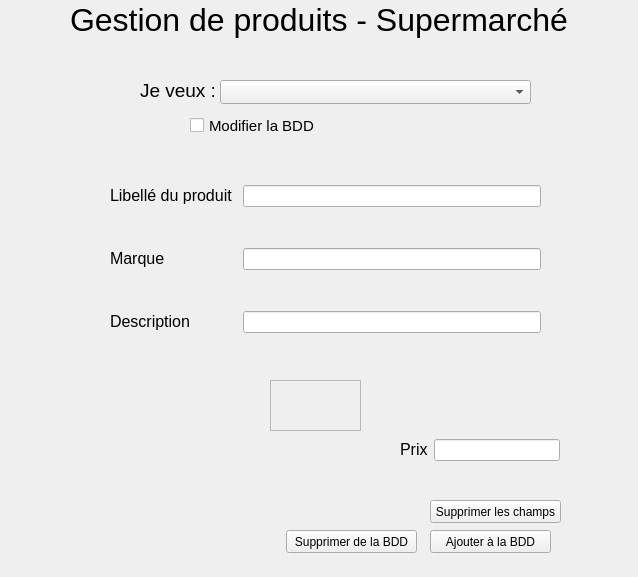
<?xml version="1.0" encoding="UTF-8"?>
<ui version="4.0">
 <class>Fenetre</class>
 <widget class="QWidget" name="Fenetre">
  <property name="geometry">
   <rect>
    <x>0</x>
    <y>0</y>
    <width>638</width>
    <height>577</height>
   </rect>
  </property>
  <property name="windowTitle">
   <string>Fenetre</string>
  </property>
  <widget class="QWidget" name="gridLayoutWidget">
   <property name="geometry">
    <rect>
     <x>110</x>
     <y>150</y>
     <width>431</width>
     <height>221</height>
    </rect>
   </property>
   <layout class="QGridLayout" name="gridLayoutLibelleMaqueDescription">
    <item row="0" column="0">
     <widget class="QLabel" name="labelLibelle">
      <property name="text">
       <string>&lt;html&gt;&lt;head/&gt;&lt;body&gt;&lt;p&gt;&lt;span style=&quot; font-size:12pt;&quot;&gt;Libellé du produit	&lt;/span&gt;&lt;/p&gt;&lt;/body&gt;&lt;/html&gt;</string>
      </property>
     </widget>
    </item>
    <item row="2" column="0">
     <widget class="QLabel" name="labelDescription">
      <property name="text">
       <string>&lt;html&gt;&lt;head/&gt;&lt;body&gt;&lt;p&gt;&lt;span style=&quot; font-size:12pt;&quot;&gt;Description		&lt;/span&gt;&lt;/p&gt;&lt;/body&gt;&lt;/html&gt;</string>
      </property>
     </widget>
    </item>
    <item row="1" column="1">
     <widget class="QLineEdit" name="lineEditMarque"/>
    </item>
    <item row="1" column="0">
     <widget class="QLabel" name="labelMarque">
      <property name="text">
       <string>&lt;html&gt;&lt;head/&gt;&lt;body&gt;&lt;p&gt;&lt;span style=&quot; font-size:12pt;&quot;&gt;Marque	&lt;/span&gt;&lt;/p&gt;&lt;/body&gt;&lt;/html&gt;</string>
      </property>
     </widget>
    </item>
    <item row="0" column="1">
     <widget class="QLineEdit" name="lineEditLibelle"/>
    </item>
    <item row="2" column="1">
     <widget class="QLineEdit" name="lineEditDescription"/>
    </item>
   </layout>
  </widget>
  <widget class="QWidget" name="gridLayoutWidget_2">
   <property name="geometry">
    <rect>
     <x>400</x>
     <y>410</y>
     <width>160</width>
     <height>80</height>
    </rect>
   </property>
   <layout class="QGridLayout" name="gridLayoutPrix">
    <item row="0" column="0">
     <widget class="QLabel" name="labelPrix">
      <property name="text">
       <string>&lt;html&gt;&lt;head/&gt;&lt;body&gt;&lt;p&gt;&lt;span style=&quot; font-size:12pt;&quot;&gt;Prix&lt;/span&gt;&lt;/p&gt;&lt;/body&gt;&lt;/html&gt;</string>
      </property>
     </widget>
    </item>
    <item row="0" column="1">
     <widget class="QLineEdit" name="lineEditPrix"/>
    </item>
   </layout>
  </widget>
  <widget class="QPushButton" name="pushButtonDeleteFromDB">
   <property name="geometry">
    <rect>
     <x>286</x>
     <y>530</y>
     <width>131</width>
     <height>23</height>
    </rect>
   </property>
   <property name="styleSheet">
    <string notr="true"/>
   </property>
   <property name="text">
    <string>Supprimer de la BDD</string>
   </property>
  </widget>
  <widget class="QPushButton" name="pushButtonInsertToDB">
   <property name="geometry">
    <rect>
     <x>430</x>
     <y>530</y>
     <width>121</width>
     <height>23</height>
    </rect>
   </property>
   <property name="styleSheet">
    <string notr="true"/>
   </property>
   <property name="text">
    <string>Ajouter à la BDD</string>
   </property>
  </widget>
  <widget class="QLabel" name="labelTitle">
   <property name="geometry">
    <rect>
     <x>70</x>
     <y>0</y>
     <width>511</width>
     <height>41</height>
    </rect>
   </property>
   <property name="text">
    <string>&lt;html&gt;&lt;head/&gt;&lt;body&gt;&lt;p&gt;&lt;span style=&quot; font-size:24pt;&quot;&gt;Gestion de produits - Supermarché&lt;/span&gt;&lt;/p&gt;&lt;/body&gt;&lt;/html&gt;</string>
   </property>
  </widget>
  <widget class="QPushButton" name="pushButtonClearInputs">
   <property name="geometry">
    <rect>
     <x>430</x>
     <y>500</y>
     <width>131</width>
     <height>23</height>
    </rect>
   </property>
   <property name="styleSheet">
    <string notr="true"/>
   </property>
   <property name="text">
    <string>Supprimer les champs</string>
   </property>
  </widget>
  <widget class="QLabel" name="labelJeVeux">
   <property name="geometry">
    <rect>
     <x>140</x>
     <y>70</y>
     <width>81</width>
     <height>41</height>
    </rect>
   </property>
   <property name="text">
    <string>&lt;html&gt;&lt;head/&gt;&lt;body&gt;&lt;p&gt;&lt;span style=&quot; font-size:14pt;&quot;&gt;Je veux :&lt;/span&gt;&lt;/p&gt;&lt;/body&gt;&lt;/html&gt;</string>
   </property>
  </widget>
  <widget class="QComboBox" name="comboBoxFeature">
   <property name="enabled">
    <bool>true</bool>
   </property>
   <property name="geometry">
    <rect>
     <x>220</x>
     <y>80</y>
     <width>311</width>
     <height>24</height>
    </rect>
   </property>
   <item>
    <property name="text">
     <string/>
    </property>
   </item>
   <item>
    <property name="text">
     <string>Ajouter un produit à la base de données</string>
    </property>
   </item>
   <item>
    <property name="text">
     <string>Supprimer un produit de la base de données</string>
    </property>
   </item>
   <item>
    <property name="text">
     <string>Consulter la base de données</string>
    </property>
   </item>
  </widget>
  <widget class="QTableWidget" name="tableWidgetDBTable">
   <property name="enabled">
    <bool>false</bool>
   </property>
   <property name="geometry">
    <rect>
     <x>270</x>
     <y>380</y>
     <width>91</width>
     <height>51</height>
    </rect>
   </property>
   <property name="tabKeyNavigation">
    <bool>false</bool>
   </property>
   <property name="showDropIndicator" stdset="0">
    <bool>false</bool>
   </property>
   <property name="showGrid">
    <bool>true</bool>
   </property>
  </widget>
  <widget class="QCheckBox" name="checkBoxUpdateDB">
   <property name="geometry">
    <rect>
     <x>190</x>
     <y>110</y>
     <width>161</width>
     <height>31</height>
    </rect>
   </property>
   <property name="styleSheet">
    <string notr="true">font-size:15px;
color:black;</string>
   </property>
   <property name="text">
    <string>Modifier la BDD</string>
   </property>
  </widget>
  <widget class="QLabel" name="labelWhoAmI">
   <property name="geometry">
    <rect>
     <x>0</x>
     <y>560</y>
     <width>261</width>
     <height>16</height>
    </rect>
   </property>
   <property name="text">
    <string/>
   </property>
  </widget>
  <zorder>tableWidgetDBTable</zorder>
  <zorder>gridLayoutWidget</zorder>
  <zorder>gridLayoutWidget_2</zorder>
  <zorder>pushButtonDeleteFromDB</zorder>
  <zorder>pushButtonInsertToDB</zorder>
  <zorder>labelTitle</zorder>
  <zorder>pushButtonClearInputs</zorder>
  <zorder>labelJeVeux</zorder>
  <zorder>comboBoxFeature</zorder>
  <zorder>checkBoxUpdateDB</zorder>
  <zorder>labelWhoAmI</zorder>
 </widget>
 <resources/>
 <connections/>
</ui>
